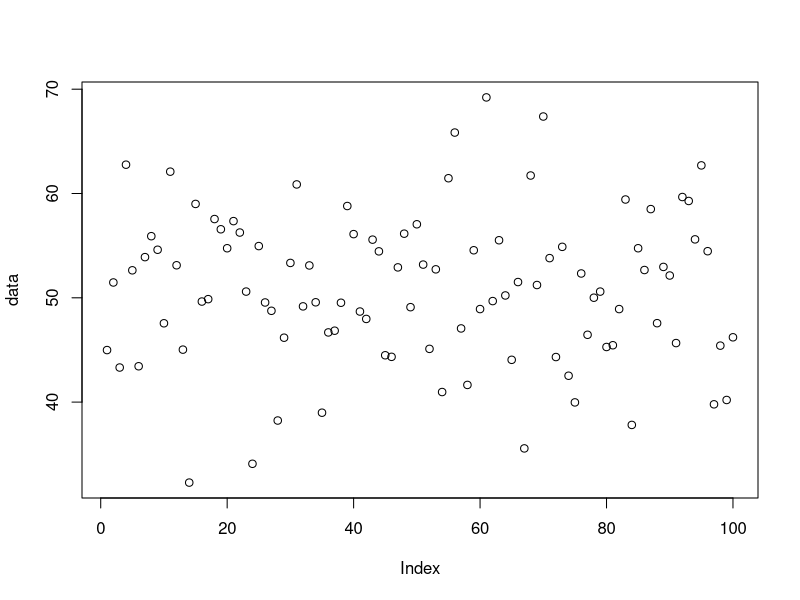
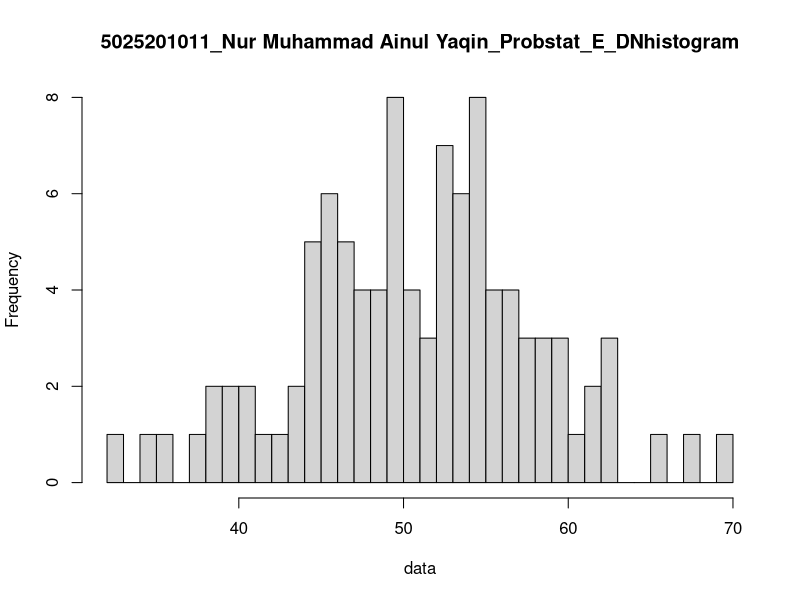

These charts were generated, in order, by the following R code:
n = 100
mean = 50
sd = 8

# Poin A
set.seed(1)
data <- rnorm(n, mean, sd)
data
summary(data)

x1 = runif(1, min = min(data), max = mean)
x2 = runif(1, min = mean, max = max(data))
x1
x2

probability1 <- pnorm(x1, mean, sd)
probability2 <- pnorm(x2, mean, sd)
probability1
probability2

probability <- probability2 - probability1
plot(data)

# Poin B
breaks = 50
hist(data, breaks, main = "5025201011_Nur Muhammad Ainul Yaqin_Probstat_E_DNhistogram")

# Poin C
variance = (sd(data)) ^ 2
variance